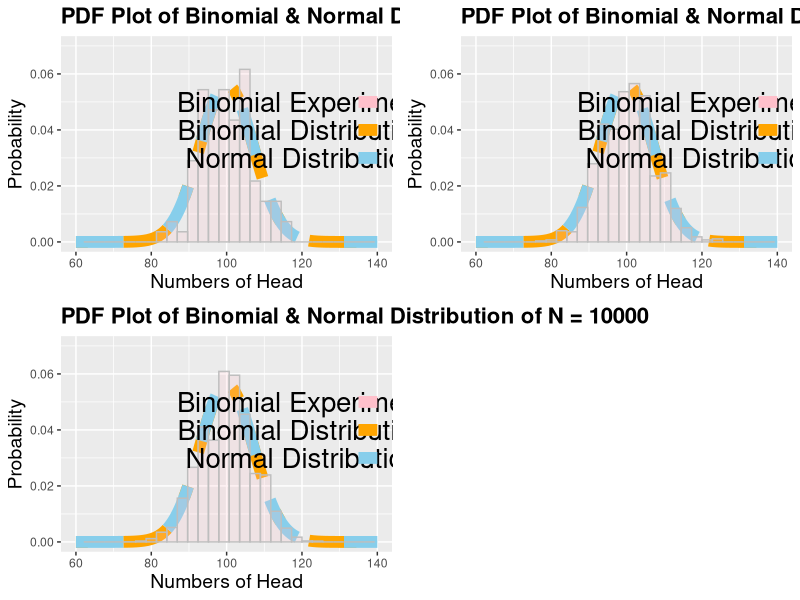
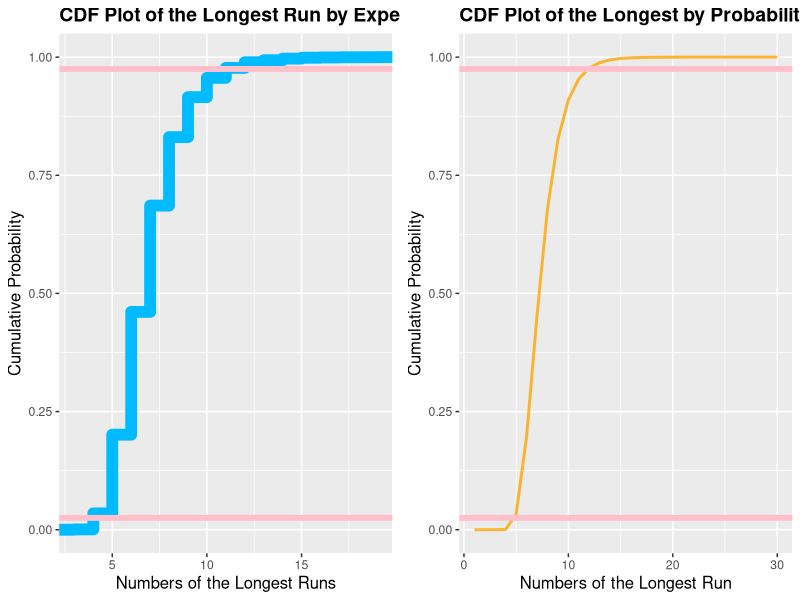

Write the R code that produced these figures, in order.
## ---- chunk 1
knitr::opts_chunk$set(echo = TRUE)
library(ggpubr)
library(ggplot2)
library(kableExtra)
## ---- chunk 2
normal <-seq(0,200,1)

f1 <- function(n){
  z <- 0
  for (i in 1:n){
    x <- sample(c(0,1), replace=TRUE, size=200)
    y <- sum(x)
    z[i] <- y
  }
  df <- as.data.frame(z, stringsAsFactors=FALSE)
  a <- 0:200
  b <- dbinom(a, size = 200, prob = 0.5)
  c <- data.frame(bx=a,by=b)
  ggplot(df,aes(x=z)) +
    geom_line(data=c, aes(x=bx, y=by), col = 'orange', size=4,linetype = 4) +  
    stat_function(fun = dnorm, n = 200, args = list(mean = 100, sqrt(50)), col = 'skyblue', size=4, linetype = 2) +
    geom_histogram(aes(y = stat(density)),alpha = 0.2, fill = 'pink', col = 'grey') +
    ggtitle(paste('PDF Plot of Binomial & Normal Distribution of N = ', n,
                  sep='')) +
    xlab("Numbers of Head") + ylab("Probability") + 
    theme(
      plot.title = element_text(size=16, face="bold"),
      axis.title.x = element_text(size=14),
      axis.title.y = element_text(size=14)
    ) + 
    xlim(60,140) +
    ylim(0,0.07) + 
    annotate("text", x = 120, y = 0.05, 
             label = paste("Binomial Experiment"), size = 7) +
    annotate("segment", x = 135, xend = 140, y = 0.05, yend = 0.05,
             colour = "pink", size = 4) +
    annotate("text", x = 120, y = 0.04, 
             label = paste("Binomial Distribution"), size = 7) +
    annotate("segment", x = 135, xend = 140, y = 0.04, yend = 0.04,
             colour = "orange", size = 4) +
    annotate("text", x = 120, y = 0.03, 
             label = paste("Normal Distribution"), size = 7) +
    annotate("segment", x = 135, xend = 140, y = 0.03, yend = 0.03,
             colour = "skyblue", size = 4)
}

ggarrange(f1(100),f1(1000),f1(10000),ncol=2,nrow=2)

## ---- chunk 3
table <- data.frame(Alpha=c('0.995','0.99','0.975','0.95','0.9','0.1','0.05','0.025','0.01','0.005'),
                    value=c('-','-','0.001','0.004','0.016','2.706','3.841','5.024','6.635','7.879'))

kbl(t(table)) %>%
  kable_styling(bootstrap_options = c("striped", "hover"), full_width = F)
## ---- chunk 4
sim <- 10000
data2<-matrix(0, nrow=sim, ncol=200)
for (i in 1:sim){
  for (j in 1:200){
    data2[i, j] = sample(c(0,1),replace = TRUE, size = 1)
  }
}
f2<-function(x){
  max<-0
  temp<-0
  for(i in 1:length(x)){
    if(x[i]==0){temp=0}
    if(x[i]==1){temp<-temp+1}
    if(max<=temp){max=temp}
  }
  return(max)
}

t <- numeric(sim)
for (i in 1:sim){
  t[i] <- f2(data2[i,])
}

df2 <- as.data.frame(t)

p2_1 <- ggplot(df2, aes(t, colour = 'Blue')) + 
  scale_color_manual(values=c('#00BBFF')) +
  stat_ecdf(geom = "step",size=4) + 
  ggtitle('CDF Plot of the Longest Run by Experiment') +
  xlab("Numbers of the Longest Runs") + ylab("Cumulative Probability") +
  theme(legend.position="none") + 
  theme(
    plot.title = element_text(size=14, face="bold"),
    axis.title.x = element_text(size=12),
    axis.title.y = element_text(size=12)
  ) + geom_hline(yintercept=c(0.025,0.975) , color='pink', size=2)


###
options("scipen"=100, "digits"=4)

data2_2 <- matrix(0, nrow = 201, ncol = 200)
for (x in 1:201){
  data2_2[x,1] = 0
  for (n in 1:200){
    if (n <= (x-1))
      data2_2[x,n] <- (2^n)
    else
      data2_2[x,n]<-sum(data2_2[(x),(n-x):(n-1)])
  }
}
t2 <- data2_2[,200]/(2^200)

df2_2 <- data.frame(aesx=c(1:30),aesy=t2[1:30])
p2_2 <- ggplot(df2_2,aes(x=aesx,y=aesy)) +
  geom_line(col = 'orange',size = 1, alpha = 0.8) + 
  ggtitle('CDF Plot of the Longest by Probability') +
  xlab("Numbers of the Longest Run") + ylab("Cumulative Probability") + 
  theme(
    plot.title = element_text(size=14, face="bold"),
    axis.title.x = element_text(size=12),
    axis.title.y = element_text(size=12)
  )+ geom_hline(yintercept=c(0.025,0.975) , color='pink', size=2)

ggarrange(p2_1,p2_2, ncol = 2)
## ---- chunk 5
c1<-c(0,0,0,0,1,0,1,0,1,1,1,0,0,1,0,1,0,0,0,0,1,0,1,1,1,
      0,0,0,0,1,0,0,1,0,0,1,1,1,1,0,0,0,0,0,0,1,0,1,1,0,
      1,0,0,1,1,1,1,0,1,1,1,1,1,0,1,1,0,0,0,0,1,0,0,1,0, 
      0,1,1,0,0,0,0,1,0,0,0,0,0,1,0,0,1,1,0,1,0,0,1,1,0,
      1,1,1,0,0,0,0,0,0,0,1,0,1,0,1,1,0,1,1,0,0,1,0,1,0, 
      0,1,1,0,1,1,0,0,0,0,1,0,1,1,1,1,1,0,1,0,1,1,1,1,1, 
      1,0,0,0,1,0,1,0,1,1,1,0,0,1,0,0,1,1,1,1,1,0,0,0,0, 
      0,0,1,1,1,1,0,1,0,0,0,0,0,0,1,1,0,0,1,0,1,1,0,1,0)
c2<-c(1,1,1,1,0,0,1,0,0,1,0,0,1,0,1,0,0,0,1,0,0,1,1,1,1,
      0,0,1,0,1,0,0,0,1,0,0,1,1,0,1,0,1,1,1,0,0,1,1,1,0, 
      0,1,1,1,1,0,1,1,0,1,0,1,1,1,1,0,1,1,0,1,0,0,1,0,0, 
      0,1,1,1,0,0,1,1,0,1,0,1,1,0,1,0,1,0,1,1,0,1,0,0,1, 
      1,0,1,0,1,0,0,1,1,1,0,1,1,0,1,0,0,1,0,0,0,0,0,1,1, 
      0,1,0,1,1,0,1,1,0,0,0,0,1,1,1,0,1,0,1,1,0,0,1,1,0, 
      0,1,1,1,0,0,1,1,1,1,0,1,1,0,0,0,1,1,1,0,0,1,1,0,1, 
      0,1,1,1,0,0,1,1,0,0,0,1,1,1,1,1,0,1,0,1,0,0,1,1,1)
X<-rbinom(200,1,0.5)
max1<-0
max2<-0
max3 <- 0
for (i in 1:length(c1)){
  temp<-0
  for (j in i:length(c1)){
    if (c1[j]==c1[i]){temp=temp+1}
    else{break}
    max1=max(max1,temp)
  }
}
for (i2 in 1:length(c2)){
  temp2<-0
  for (j2 in i2:length(c2)){
    if (c2[j2]==c2[i2]){temp2=temp2+1}
    else{break}
    max2=max(max2,temp2)
  }
}
for (i3 in 1:length(X)){
  temp3<-0
  for (j3 in i3:length(X)){
    if (X[j3]==X[i3]){temp3=temp3+1}
    else{break}
    max3=max(max3,temp3)
  }
}
table <- data.frame(Type=c('理論分佈','A','B'),
                    Test_Statistics=c(max3,max1,max2))

kbl(table) %>%
  kable_styling(bootstrap_options = c("striped", "hover"), full_width = F)
## ---- chunk 6
options("scipen"=100, "digits"=4)

data2_2 <- matrix(0, nrow = 201, ncol = 200)
for (x in 1:201){
  data2_2[x,1] = 0
  for (n in 1:200){
    if (n <= (x-1))
      data2_2[x,n] <- (2^n)
    else
      data2_2[x,n]<-sum(data2_2[(x),(n-x):(n-1)])
  }
}
t2 <- data2_2[,200]/(2^200)

df2_2 <- data.frame('Max Length'=c(1:30),'Prob'=t2[1:30])
kbl(df2_2) %>%
  kable_styling(bootstrap_options = c("striped", "hover"), full_width = F)
## ---- chunk 7
X<-rbinom(200,1,0.5)

c1<-c(0,0,0,0,1,0,1,0,1,1,1,0,0,1,0,1,0,0,0,0,1,0,1,1,1,
      0,0,0,0,1,0,0,1,0,0,1,1,1,1,0,0,0,0,0,0,1,0,1,1,0,
      1,0,0,1,1,1,1,0,1,1,1,1,1,0,1,1,0,0,0,0,1,0,0,1,0, 
      0,1,1,0,0,0,0,1,0,0,0,0,0,1,0,0,1,1,0,1,0,0,1,1,0,
      1,1,1,0,0,0,0,0,0,0,1,0,1,0,1,1,0,1,1,0,0,1,0,1,0, 
      0,1,1,0,1,1,0,0,0,0,1,0,1,1,1,1,1,0,1,0,1,1,1,1,1, 
      1,0,0,0,1,0,1,0,1,1,1,0,0,1,0,0,1,1,1,1,1,0,0,0,0, 
      0,0,1,1,1,1,0,1,0,0,0,0,0,0,1,1,0,0,1,0,1,1,0,1,0)
c2<-c(1,1,1,1,0,0,1,0,0,1,0,0,1,0,1,0,0,0,1,0,0,1,1,1,1,
      0,0,1,0,1,0,0,0,1,0,0,1,1,0,1,0,1,1,1,0,0,1,1,1,0, 
      0,1,1,1,1,0,1,1,0,1,0,1,1,1,1,0,1,1,0,1,0,0,1,0,0, 
      0,1,1,1,0,0,1,1,0,1,0,1,1,0,1,0,1,0,1,1,0,1,0,0,1, 
      1,0,1,0,1,0,0,1,1,1,0,1,1,0,1,0,0,1,0,0,0,0,0,1,1, 
      0,1,0,1,1,0,1,1,0,0,0,0,1,1,1,0,1,0,1,1,0,0,1,1,0, 
      0,1,1,1,0,0,1,1,1,1,0,1,1,0,0,0,1,1,1,0,0,1,1,0,1, 
      0,1,1,1,0,0,1,1,0,0,0,1,1,1,1,1,0,1,0,1,0,0,1,1,1)

method31<-function(x){
  n<-0
  for (i in 2:length(x)){
    if (x[i] != x[i-1]){n=n+1}
  }
  n1<-sum(x)
  n2<-length(x)-n1
  p<-0
  c<-rep(0,2)
  c[1]<-2*n1*n2*(1-1.96/(length(x))^(1/2))/length(x)
  c[2]<-2*n1*n2*(1+1.96/(length(x))^(1/2))/length(x)+1
  return(list(n,c))
}

method32<-function(x){
  n<-0
  for (i in 2:length(x)){
    if (x[i] != x[i-1]){n=n+1}
  }
  n1<-sum(x)
  n2<-length(x)-n1
  p<-0
  c<-rep(0,2)
  c[1]<-2*n1*n2*(1-1.35/(length(x))^(1/2))/length(x)
  c[2]<-2*n1*n2*(1+1.35/(length(x))^(1/2))/length(x)+1
  return(list(n,c))
}

table <- data.frame(Type=c('理論分佈','A','B'),
                    'Alpha=0.05的檢定統計量'=c('98','96','110'),
                    'Alpha=0.05的接受域'=c('(85.0984,113.4816)','(85.71862,114.30138)','(85.44297,113.93703)'),
                    'Alpha=0.17的檢定統計量'=c('98','96','110'),
                    'Alpha=0.17的接受域'=c('(90.22792,110.27208)','(90.01083,110.00917)','(89.72138,109.65862)'))
kbl(t(table)) %>%
  kable_styling(bootstrap_options = c("striped", "hover"), full_width = F)
## ---- chunk 8
X<-rbinom(200,1,0.5)

A<-c(0,0,0,0,1,0,1,0,1,1,1,0,0,1,0,1,0,0,0,0,1,0,1,1,1,
      0,0,0,0,1,0,0,1,0,0,1,1,1,1,0,0,0,0,0,0,1,0,1,1,0,
      1,0,0,1,1,1,1,0,1,1,1,1,1,0,1,1,0,0,0,0,1,0,0,1,0, 
      0,1,1,0,0,0,0,1,0,0,0,0,0,1,0,0,1,1,0,1,0,0,1,1,0,
      1,1,1,0,0,0,0,0,0,0,1,0,1,0,1,1,0,1,1,0,0,1,0,1,0, 
      0,1,1,0,1,1,0,0,0,0,1,0,1,1,1,1,1,0,1,0,1,1,1,1,1, 
      1,0,0,0,1,0,1,0,1,1,1,0,0,1,0,0,1,1,1,1,1,0,0,0,0, 
      0,0,1,1,1,1,0,1,0,0,0,0,0,0,1,1,0,0,1,0,1,1,0,1,0)
B<-c(1,1,1,1,0,0,1,0,0,1,0,0,1,0,1,0,0,0,1,0,0,1,1,1,1,
      0,0,1,0,1,0,0,0,1,0,0,1,1,0,1,0,1,1,1,0,0,1,1,1,0, 
      0,1,1,1,1,0,1,1,0,1,0,1,1,1,1,0,1,1,0,1,0,0,1,0,0, 
      0,1,1,1,0,0,1,1,0,1,0,1,1,0,1,0,1,0,1,1,0,1,0,0,1, 
      1,0,1,0,1,0,0,1,1,1,0,1,1,0,1,0,0,1,0,0,0,0,0,1,1, 
      0,1,0,1,1,0,1,1,0,0,0,0,1,1,1,0,1,0,1,1,0,0,1,1,0, 
      0,1,1,1,0,0,1,1,1,1,0,1,1,0,0,0,1,1,1,0,0,1,1,0,1, 
      0,1,1,1,0,0,1,1,0,0,0,1,1,1,1,1,0,1,0,1,0,0,1,1,1)


q3<-function(X){n<-rep(0,4)
for(i in 1:100){
  if(X[2*i-1]==0&&X[2*i]==0){
    n[1]=n[1]+1
  }
  else if(X[2*i-1]==0&&X[2*i]==1){
    n[2]=n[2]+1
  }
  else if(X[2*i-1]==1&&X[2*i]==0){
    n[3]=n[3]+1
  }
  else if(X[2*i-1]==1&&X[2*i]==1){
    n[4]=n[4]+1
  }
}
x2<-sum((n-25)^2)/25
return(x2)}

table <- data.frame(Type=c('理論分佈','A','B'),
                    Test_Statistics=c(q3(X),q3(A),q3(B)))

kbl(table) %>%
  kable_styling(bootstrap_options = c("striped", "hover"), full_width = F)
## ---- chunk 9
#m=2^31-1;a=65539;
#x=23;n=200;
#for k=1:n
#     x(k+1)=mod(x(k)*a,m);
#     y(k)=x(k+1)/m;
#end;
#z=round(y(1:1:n))
#0,0,0,0,0,1,0,1,1,0,1,1,0,0,1,1,0,0,1,1,1,0,0,0,1,0,1,1,1,0,0,0,1,0,0,1,0,1,1,0,0,0,0,0,1,0,0,1,0,0,0,1,1,1,0,1,1,1,0 ,0,1,1,0,0,0,1,0,1,1,0,0,0,1,1,1,1,1,0,1,0,0,1,0,1,1,0,0,0,0,0,1,0,0,0,0,1,1,0,1,0,1,0,1,0,0,1,0,0,1,0,0,0, 0 ,0, 0 ,0 ,0 ,0 ,0 ,0, 0, 1, 1,0,0,0,1,1,0,1,0,0,0,0,1,0,1,0,0,1,0,0,1,1,1,0,0,1,1,0,0,0,1,1,1,1,1,0,0,0,0,0,1,0,1,0,0,1,0,1,0,0,1,1,1,0,1,0,1,0,0,0,1,0,1,1,0,1,0,0,1,1,0,1,0,1,0,0,0,0
## ---- chunk 10
pr <- c(0,0,0,0,0,1,0,1,1,0,1,1,0,0,1,1,0,0,1,1,1,0,0,0,1,0,1,1,1,0,0,0,1,0,0,1,0,1,1,0,0,0,0,0,1,0,0,1,0,0,0,1,1,1,0,1,1,1,0 ,0,1,1,0,0,0,1,0,1,1,0,0,0,1,1,1,1,1,0,1,0,0,1,0,1,1,0,0,0,0,0,1,0,0,0,0,1,1,0,1,0,1,0,1,0,0,1,0,0,1,0,0,0, 0 ,0, 0 ,0 ,0 ,0 ,0 ,0, 0, 1, 1,0,0,0,1,1,0,1,0,0,0,0,1,0,1,0,0,1,0,0,1,1,1,0,0,1,1,0,0,0,1,1,1,1,1,0,0,0,0,0,1,0,1,0,0,1,0,1,0,0,1,1,1,0,1,0,1,0,0,0,1,0,1,1,0,1,0,0,1,1,0,1,0,1,0,0,0,0)
q3<-function(X){n<-rep(0,4)
for(i in 1:100){
  if(X[2*i-1]==0&&X[2*i]==0){
    n[1]=n[1]+1
  }
  else if(X[2*i-1]==0&&X[2*i]==1){
    n[2]=n[2]+1
  }
  else if(X[2*i-1]==1&&X[2*i]==0){
    n[3]=n[3]+1
  }
  else if(X[2*i-1]==1&&X[2*i]==1){
    n[4]=n[4]+1
  }
}
x2<-sum((n-25)^2)/25
return(x2)}

method31<-function(x){
  n<-0
  for (i in 2:length(x)){
    if (x[i] != x[i-1]){n=n+1}
  }
  n1<-sum(x)
  n2<-length(x)-n1
  p<-0
  c<-rep(0,2)
  c[1]<-2*n1*n2*(1-1.96/(length(x))^(1/2))/length(x)
  c[2]<-2*n1*n2*(1+1.96/(length(x))^(1/2))/length(x)+1
  return(list(n,c))
}


max4<-0
for (i in 1:length(c1)){
  temp<-0
  for (j in i:length(c1)){
    if (c1[j]==c1[i]){temp=temp+1}
    else{break}
    max4=max(max4,temp)
  }
}

table <- data.frame(方法=c('序列检验法','0-1变化次数','最长0或1串的长度'),
                    '檢定統計量'=c(q3(pr),'100',max4),
                    'Alpha=0.05的接受域'=c('<=7.8147','(83.65,111.57)','(5,12)'))
 
kbl(t(table)) %>%
  kable_styling(bootstrap_options = c("striped", "hover"), full_width = F)
